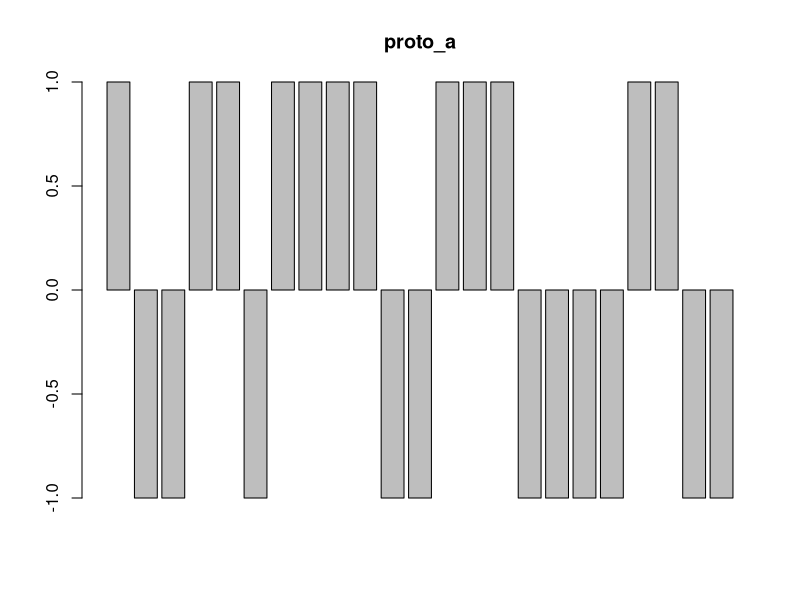
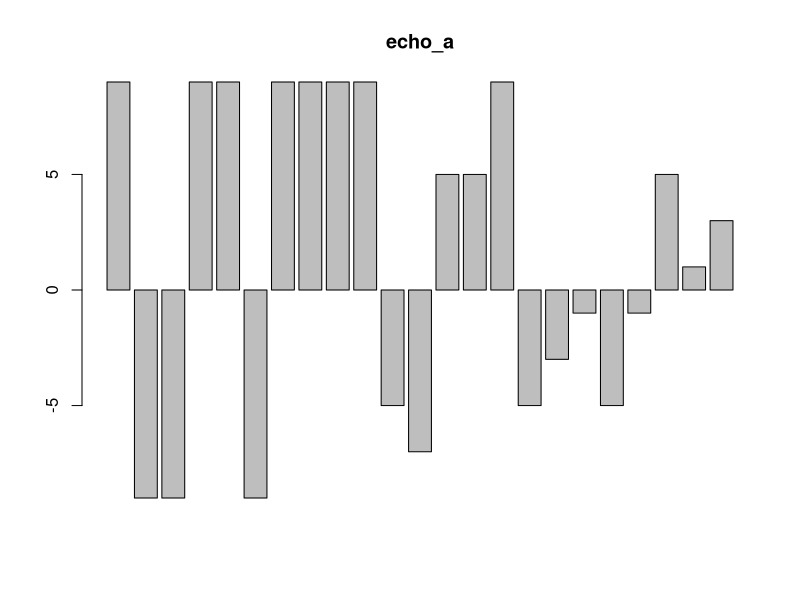

These figures' R source, in order:
## ---- chunk 1
library(tidyverse)
set.seed(30)
num_feat <- 13
num_name <- 10
num_trace <- num_name + num_feat
values <- c(rep(1, 50), rep(-1, 50))

empty_feat <- rep(0, num_feat)

abstraction <- function(num_a, num_b, num_c, num_distort) {

# Generating prototype
  
gen_proto <- function() {
   proto <- sample(values, num_trace, replace = TRUE)
   return(proto)
}

proto_a <- gen_proto()
proto_b <- gen_proto()
proto_c <- gen_proto()

# Generating exemplars with distortions

gen_exemp <- function(proto, num_exemp, num_distort) {
  
  proto_copies <- matrix(rep(proto, num_exemp), nrow = num_exemp, ncol = num_trace, byrow = TRUE)
  
  name_matrix_ones <- matrix(1, nrow = num_exemp, ncol = num_name)
  feat_matrix_distort <- t(replicate(n = num_exemp, sample(c(rep(1, num_feat - num_distort), rep(-1, num_distort)), num_feat)))
  distort_filter <- cbind(name_matrix_ones, feat_matrix_distort)

  exemp <- proto_copies * distort_filter
  return(exemp)
}
  
# Generating traces and probes
a <- gen_exemp(proto_a, num_a, num_distort)
probe_a <- c(a[1, 1:num_name], empty_feat)
b <- gen_exemp(proto_b, num_b, num_distort)
probe_b <- c(b[1, 1:num_name], empty_feat)
c <- gen_exemp(proto_c, num_c, num_distort)
probe_c <- c(c[1, 1:num_name], empty_feat)
  
sm <- rbind(a, b, c)
  
# Echo activation function
echo_activation <- function(probe, sec_mem) {
  e_activs <- c()
      for(i in 1:nrow(sec_mem)){
          n_rel <- 0
          temp_sim <- 0
              for(j in 1:num_trace){
                   current <- probe[j] * sec_mem[i, j]
                   temp_sim <- current + temp_sim
                          if(probe[j] != 0 & sec_mem[i, j] != 0) {
                                     n_rel <- n_rel + 1
      }
}
trace_sim <- temp_sim/n_rel
trace_act <- trace_sim^3
e_activs <- c(e_activs, trace_act)
      }
  return(e_activs)
}

activs_a <- echo_activation(probe_a, sm)
activs_b <- echo_activation(probe_b, sm)
activs_c <- echo_activation(probe_c, sm)

# Echo content function

echo_content <- function(acts, sec_mem) {
  e_cont <- c()
  for(j in 1:num_trace){
    temp_cont <- 0
    for(i in 1:nrow(sec_mem)){
      current <- acts[i] * sec_mem[i, j]
      temp_cont <- current + temp_cont
    }
    e_cont <- c(e_cont, temp_cont)
  }
  return(e_cont)
}

# Calculating echo intensity and probe-echo correlations
echo_a <- round(echo_content(activs_a, sm), 3)
cor_a <- cor(proto_a, echo_a)
int_a <- sum(activs_a)
echo_b <- round(echo_content(activs_b, sm), 3)
cor_b <- cor(proto_b, echo_b)
int_b <- sum(activs_b)
echo_c <- round(echo_content(activs_c, sm), 3)
cor_c <- cor(proto_c, echo_c)
int_c <- sum(activs_c)

output_mat <- rbind(proto_a, echo_a, proto_b, echo_b, proto_c, echo_c)
return(output_mat)
}
## ---- chunk 2
replicate(20, abstraction(3,6,9,4))
## ---- chunk 3
graph_in <- abstraction(3, 6, 9, 4)
par = (mfrow = c (1, 2))
barplot(graph_in[5, ], main = "proto_a")
barplot(graph_in[6, ], main = "echo_a")
